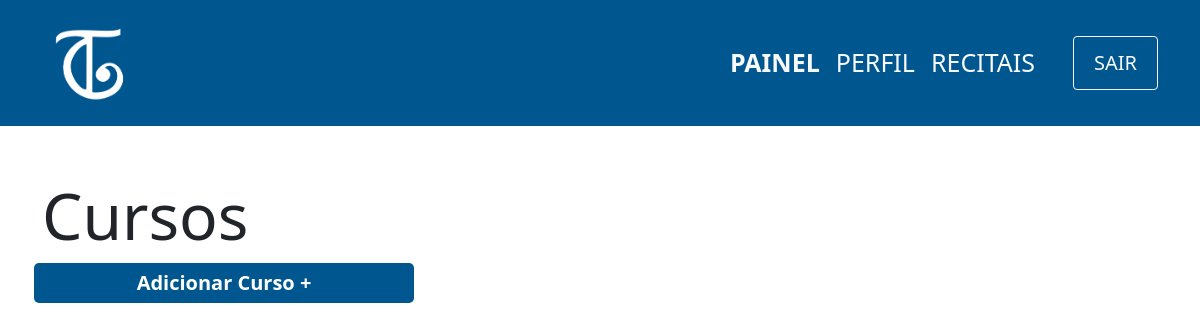
The page /view/curso/index.php (signed in) on the database as committed earlier.
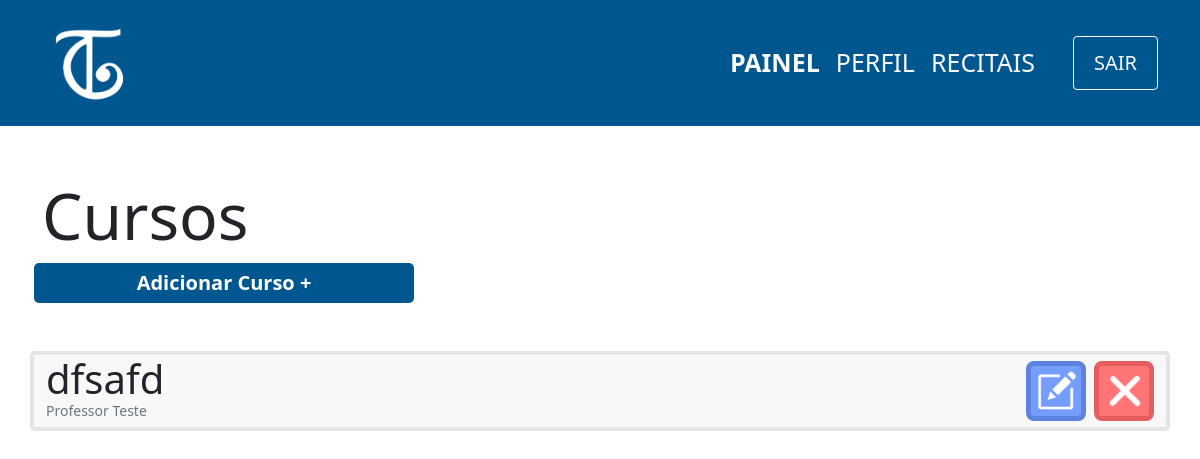
The same page on the database as committed later.
### tables this page shows
CREATE TABLE curso(
                id INTEGER PRIMARY KEY,
                nome varchar(100) not null,
                id_professor integer not null,
                FOREIGN KEY (id) references professor(id_professor) ON DELETE CASCADE
            );

CREATE TABLE professor(
                id INTEGER PRIMARY KEY ,
                cpf varchar(11) not null,
                nome varchar(100) not null,
                senha varchar(100) not null,
                email varchar(100) not null,
                contrato varchar(150)
            );

### controller/curso/index.php (called while the page is built)
<?php
    require '../../db/connection.php';
    try {
        $sql=$db->prepare('SELECT curso.nome,curso.id,professor.nome as nomeProfessor FROM CURSO join PROFESSOR on CURSO.id_professor = PROFESSOR.id');
        $sql->execute();
        $cursos=$sql->fetchAll(PDO::FETCH_ASSOC);
    } catch (PDOException $e) {
        echo 'Erro ao executar comando no banco de dados: ' . $e->getMessage();
        exit();
    }
?>

### view/curso/index.php (the view, shortened to what this page needs)
<?php
    include '../../layouts/navbar.php';
    include '../../controller/curso/index.php';
?>
<div class="container">
    <div class="row mt-5">
        <h1 class="mt-1 display-3">Cursos</h1>
        <span class="btn-principal col-md-4 col-sm-12 mx-1 text-center mb-5" onclick="location.href='cadastro.php'">
            <a href="cadastro.php">Adicionar Curso +</a>
        </span>
        <?php
        foreach($cursos as $curso){
            echo'
            <div class="col-12 card d-flex flex-row mb-3 justify-content-between">
                <div class="d-flex flex-column" id="'.$curso['id'].'">
                    <p class="m-0 display-6">'.$curso['nome'].'</p>
                    <p class="m-0 text-muted display-3 mb-2" style="font-size:14px">'.$curso['nomeProfessor'].'</p>
                </div>
                <div class="d-flex align-items-center">
                    <button onclick="location.href=\'edit.php?id='.$curso['id'].'\';" class="btn-editar mx-2">
                        <img src="../../images/edit-icon.png" width=40px>
                    </button>
                    <button onclick="location.href=\'../../controller/curso/delete.php?id='.$curso['id'].'\';" class="btn-remover">
                        <img src="../../images/delete-icon.png" width=40px>
                    </button>
                </div>
            </div>';
            }
        ?>
    </div>
</div>

Rows that differ between the two databases and show on the page:
added curso: nome "dfsafd", id.nome "Professor Teste"
